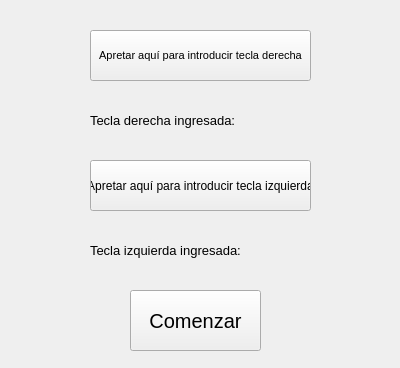
<?xml version="1.0" encoding="UTF-8"?>
<ui version="4.0">
 <class>Form</class>
 <widget class="QWidget" name="Form">
  <property name="geometry">
   <rect>
    <x>0</x>
    <y>0</y>
    <width>400</width>
    <height>368</height>
   </rect>
  </property>
  <property name="windowTitle">
   <string>Form</string>
  </property>
  <widget class="QPushButton" name="boton_der">
   <property name="geometry">
    <rect>
     <x>90</x>
     <y>30</y>
     <width>221</width>
     <height>51</height>
    </rect>
   </property>
   <property name="font">
    <font>
     <pointsize>8</pointsize>
    </font>
   </property>
   <property name="focusPolicy">
    <enum>Qt::NoFocus</enum>
   </property>
   <property name="text">
    <string>Apretar aquí para introducir tecla derecha</string>
   </property>
  </widget>
  <widget class="QPushButton" name="boton_izq">
   <property name="geometry">
    <rect>
     <x>90</x>
     <y>160</y>
     <width>221</width>
     <height>51</height>
    </rect>
   </property>
   <property name="focusPolicy">
    <enum>Qt::NoFocus</enum>
   </property>
   <property name="text">
    <string>Apretar aquí para introducir tecla izquierda</string>
   </property>
  </widget>
  <widget class="QLabel" name="label">
   <property name="geometry">
    <rect>
     <x>90</x>
     <y>100</y>
     <width>151</width>
     <height>41</height>
    </rect>
   </property>
   <property name="font">
    <font>
     <pointsize>10</pointsize>
    </font>
   </property>
   <property name="text">
    <string>Tecla derecha ingresada: </string>
   </property>
  </widget>
  <widget class="QLabel" name="label_2">
   <property name="geometry">
    <rect>
     <x>90</x>
     <y>230</y>
     <width>151</width>
     <height>41</height>
    </rect>
   </property>
   <property name="font">
    <font>
     <pointsize>10</pointsize>
    </font>
   </property>
   <property name="text">
    <string>Tecla izquierda ingresada: </string>
   </property>
  </widget>
  <widget class="QLabel" name="label_der">
   <property name="geometry">
    <rect>
     <x>250</x>
     <y>90</y>
     <width>151</width>
     <height>61</height>
    </rect>
   </property>
   <property name="palette">
    <palette>
     <active>
      <colorrole role="WindowText">
       <brush brushstyle="SolidPattern">
        <color alpha="255">
         <red>255</red>
         <green>0</green>
         <blue>0</blue>
        </color>
       </brush>
      </colorrole>
     </active>
     <inactive>
      <colorrole role="WindowText">
       <brush brushstyle="SolidPattern">
        <color alpha="255">
         <red>255</red>
         <green>0</green>
         <blue>0</blue>
        </color>
       </brush>
      </colorrole>
     </inactive>
     <disabled>
      <colorrole role="WindowText">
       <brush brushstyle="SolidPattern">
        <color alpha="255">
         <red>120</red>
         <green>120</green>
         <blue>120</blue>
        </color>
       </brush>
      </colorrole>
     </disabled>
    </palette>
   </property>
   <property name="font">
    <font>
     <pointsize>25</pointsize>
    </font>
   </property>
   <property name="text">
    <string/>
   </property>
   <property name="alignment">
    <set>Qt::AlignLeading|Qt::AlignLeft|Qt::AlignVCenter</set>
   </property>
  </widget>
  <widget class="QLabel" name="label_izq">
   <property name="geometry">
    <rect>
     <x>250</x>
     <y>220</y>
     <width>151</width>
     <height>61</height>
    </rect>
   </property>
   <property name="palette">
    <palette>
     <active>
      <colorrole role="WindowText">
       <brush brushstyle="SolidPattern">
        <color alpha="255">
         <red>255</red>
         <green>0</green>
         <blue>0</blue>
        </color>
       </brush>
      </colorrole>
     </active>
     <inactive>
      <colorrole role="WindowText">
       <brush brushstyle="SolidPattern">
        <color alpha="255">
         <red>255</red>
         <green>0</green>
         <blue>0</blue>
        </color>
       </brush>
      </colorrole>
     </inactive>
     <disabled>
      <colorrole role="WindowText">
       <brush brushstyle="SolidPattern">
        <color alpha="255">
         <red>120</red>
         <green>120</green>
         <blue>120</blue>
        </color>
       </brush>
      </colorrole>
     </disabled>
    </palette>
   </property>
   <property name="font">
    <font>
     <pointsize>25</pointsize>
    </font>
   </property>
   <property name="text">
    <string/>
   </property>
   <property name="alignment">
    <set>Qt::AlignLeading|Qt::AlignLeft|Qt::AlignVCenter</set>
   </property>
  </widget>
  <widget class="QPushButton" name="boton_comenzar">
   <property name="geometry">
    <rect>
     <x>130</x>
     <y>290</y>
     <width>131</width>
     <height>61</height>
    </rect>
   </property>
   <property name="font">
    <font>
     <pointsize>15</pointsize>
    </font>
   </property>
   <property name="text">
    <string>Comenzar</string>
   </property>
  </widget>
 </widget>
 <resources/>
 <connections/>
</ui>
